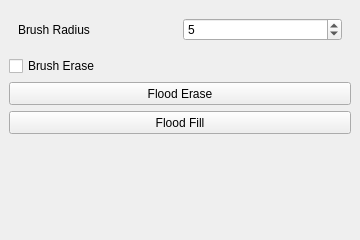
       <widget class="QWidget" name="tab_4" >
        <property name="geometry" >
         <rect>
          <x>56</x>
          <y>196</y>
          <width>360</width>
          <height>240</height>
         </rect>
        </property>
        <attribute name="title" >
         <string>Paint Brush</string>
        </attribute>
        <layout class="QVBoxLayout" name="verticalLayout_6" >
         <property name="spacing" >
          <number>6</number>
         </property>
         <property name="margin" >
          <number>9</number>
         </property>
         <item>
          <widget class="QFrame" name="frame" >
           <property name="frameShape" >
            <enum>QFrame::NoFrame</enum>
           </property>
           <property name="frameShadow" >
            <enum>QFrame::Raised</enum>
           </property>
           <layout class="QHBoxLayout" name="horizontalLayout_4" >
            <item>
             <widget class="QLabel" name="label_9" >
              <property name="text" >
               <string>Brush Radius</string>
              </property>
              <property name="buddy" >
               <cstring>spinBox</cstring>
              </property>
             </widget>
            </item>
            <item>
             <widget class="QSpinBox" name="spinBox" >
              <property name="minimum" >
               <number>1</number>
              </property>
              <property name="value" >
               <number>5</number>
              </property>
             </widget>
            </item>
           </layout>
          </widget>
         </item>
         <item>
          <widget class="QCheckBox" name="checkBox_2" >
           <property name="layoutDirection" >
            <enum>Qt::LeftToRight</enum>
           </property>
           <property name="text" >
            <string>Brush Erase</string>
           </property>
          </widget>
         </item>
         <item>
          <widget class="QPushButton" name="pushButton_21" >
           <property name="minimumSize" >
            <size>
             <width>0</width>
             <height>23</height>
            </size>
           </property>
           <property name="text" >
            <string>Flood Erase</string>
           </property>
          </widget>
         </item>
         <item>
          <widget class="QPushButton" name="pushButton_22" >
           <property name="minimumSize" >
            <size>
             <width>0</width>
             <height>23</height>
            </size>
           </property>
           <property name="text" >
            <string>Flood Fill</string>
           </property>
          </widget>
         </item>
         <item>
          <spacer name="verticalSpacer_7" >
           <property name="orientation" >
            <enum>Qt::Vertical</enum>
           </property>
           <property name="sizeHint" stdset="0" >
            <size>
             <width>20</width>
             <height>40</height>
            </size>
           </property>
          </spacer>
         </item>
        </layout>
       </widget>
